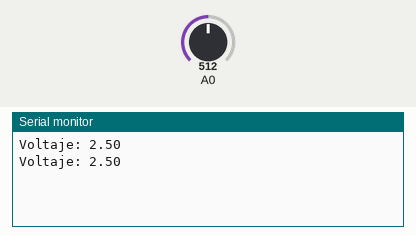
Recording of a sketch running on a simulated Arduino Uno, built with avr-gcc and run on an emulated ATmega328P. On the bench: the last lines printed to the serial monitor. Inputs (shaded band) come from the test bench; at power-on: A0 = 512.

Above: at 1.8 s.
1.9 s: A0 set to 716
At 2.8 s:
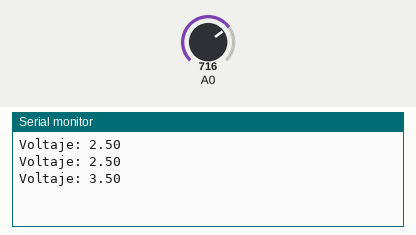
3.4 s: A0 set to 900
At 4.8 s:
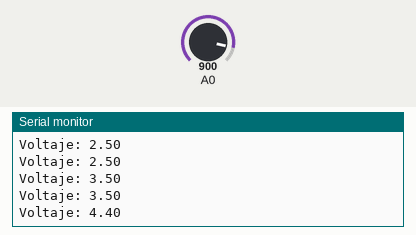
Timing chart, 0 to 6.4 s (numbered marks = the images above; inputs shaded):
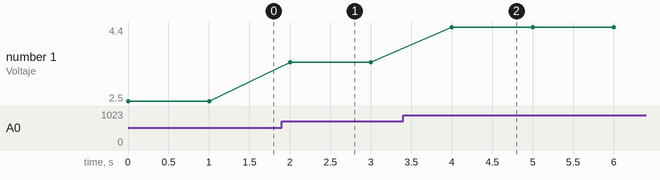

Measured:
- after the input at 1.9 s, the serial monitor: prints a new line after 0.10 s (image 1)
- after the input at 3.4 s, the serial monitor: prints a new line after 0.60 s (image 2)
- plotted number 1: 2.5 → 3.5 after the input at 1.9 s, 3.5 → 4.4 after the input at 3.4 s

The sketch:

mostrar_voltaje_del_potenciometro.ino
```cpp
int valor = 0; // Variable donde almacenaremos el valor del potenciometro
float voltaje = 0.0; // Variable para almacenar el voltaje calculado

void setup() {
  Serial.begin(9600);  // Inicializamos la comunicación serial
}

void loop() {
  valor = analogRead(A0); // Leemos del pin A0 valor
  voltaje = (valor * 5.0) / 1023.0; // Convertimos el valor del ADC a voltaje (0-5V

  // Imprimimos el valor por el monitor serie (0 - 1023)
  Serial.print("Voltaje: ");
  Serial.println(voltaje);
  delay(1000);
}
```
